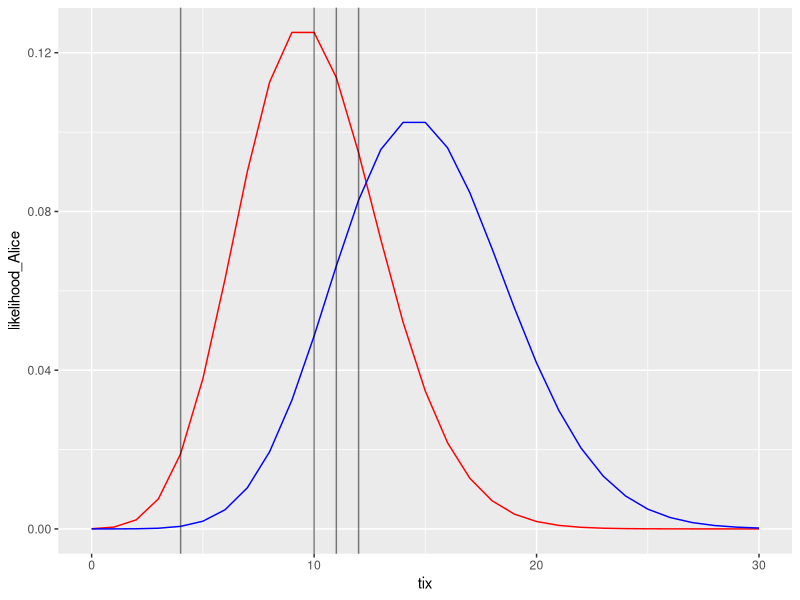

Here is the R script that generated this plot:
library(tidyverse)

# Bob collects 15 tix/hour, Alice collects 10tix/hour
# Over 5h, 12, 10, 11, 4, 11 tix are collected
data = c(12,10,11,4,11)

likelihood_Bob <- dpois(data, lambda=15) %>% prod()
likelihood_Alice <- dpois(data, lambda=10) %>% prod()
odds_Alice_to_Bob <- 1/10

post_odds_Alice_to_Bob <- likelihood_Alice / likelihood_Bob * odds_Alice_to_Bob
bayes_factor <- likelihood_Alice / likelihood_Bob

#visualize why 
df <- tibble(
  tix = seq(0,30),
  likelihood_Alice = dpois(tix, lambda=10),
  likelihood_Bob = dpois(tix, lambda=15)
)
df %>% ggplot(aes(x=tix)) +
  geom_line(aes(y=likelihood_Alice), colour="red") +
  geom_line(aes(y=likelihood_Bob), colour="blue") +
  geom_vline(xintercept=data, alpha=0.5,)
